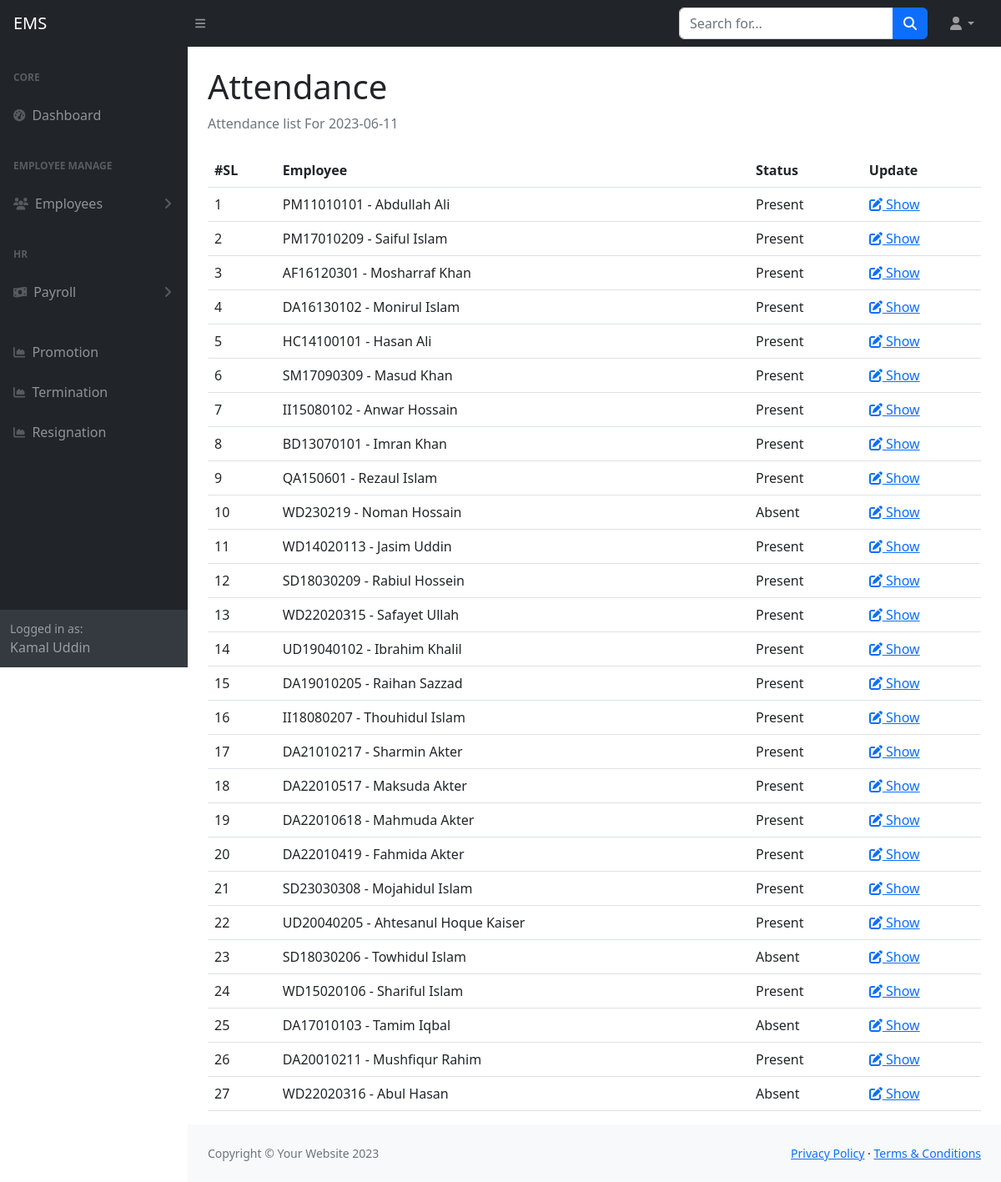
Screenshot of /attendance_show.php?id=2023-06-11 (signed in) with the database file from the repository.
### tables this page shows
CREATE TABLE `tbl_attendance` (
  `id` int(11) NOT NULL,
  `employee_id` int(11) NOT NULL,
  `att_date` date NOT NULL,
  `att_status` int(11) NOT NULL DEFAULT 0 COMMENT '0 Absent,1 Present'
);

CREATE TABLE `tbl_employees` (
  `id` int(50) NOT NULL,
  `first_name` varchar(255) NOT NULL,
  `last_name` varchar(255) NOT NULL,
  `email` varchar(255) NOT NULL,
  `phone` varchar(15) DEFAULT NULL,
  `employee_id` varchar(255) DEFAULT NULL,
  `department_id` int(11) DEFAULT NULL,
  `designation_id` int(11) DEFAULT NULL,
  `joining_date` date DEFAULT NULL,
  `yearly_leave` int(11) NOT NULL,
  `image` varchar(255) DEFAULT NULL,
  `created_at` datetime DEFAULT NULL,
  `created_by` varchar(255) DEFAULT NULL,
  `updated_at` datetime DEFAULT NULL,
  `updated_by` varchar(255) DEFAULT NULL,
  `deleted_at` datetime DEFAULT NULL
);

### include/settings.php (called while the page is built)
<?php
    $base_url="http://localhost/employee/";
    require_once('class/crud.php');
    $mysqli=new crud;
?>

### class/crud.php (called while the page is built, shortened)
<?php
    class crud{
        private $host='localhost';
        private $user='root';
        private $password='';
        private $database='employee';
        private $connection;
        public function __construct(){
            $this->connection=new mysqli($this->host,$this->user,$this->password,$this->database);
        }
        public function common_select_query($sql){
            $result=array();
            $error=false;
            $rs=$this->connection->query($sql);
            if($rs){
                if($rs->num_rows > 0){
                    while($r=$rs->fetch_object()){
                        array_push($result,$r);
                    }
                }
            }else{
                $error=$this->connection->error;
            }
            $return = array('data'=>$result,'error'=>$error);
            return $return;
        }
    }
?>

### attendance_show.php (the view)
<?php require_once('include/header.php') ?>
<?php require_once('include/sidebar.php') ?>
<div class="container-fluid px-4">
    <h1 class="mt-4">Attendance</h1>
    <ol class="breadcrumb mb-4">
        <li class="breadcrumb-item active">Attendance list For <?= $_GET['id'] ?></li>
    </ol>
    <table class="table">
        <tr>
            <th>#SL</th>
            <th>Employee</th>
            <th>Status</th>
            <th>Update</th>
        </tr>
        <?php
                  $data=$mysqli->common_select_query("SELECT tbl_attendance.*,tbl_employees.first_name,tbl_employees.last_name, tbl_employees.employee_id
                  FROM `tbl_attendance`
                  join tbl_employees on tbl_employees.id=tbl_attendance.employee_id
                  where `att_date`='".$_GET['id']."'");
               if(!$data['error']){
                    foreach($data['data'] as $i=>$d){
                ?>
        <tr>
            <td><?= ++$i ?></td>
            <td><?= $d->employee_id ?> - <?= $d->first_name ?> <?= $d->last_name ?></td>
            <td>
                <?= $d->att_status==1?"Present":"Absent" ?>
            </td>
            <td>
                <a title="Update" href="<?= $base_url?>attendance_edit.php?id=<?= $d->id ?>">
                    <i class="fa fa-edit"></i>
                </a>
                <a title="Update" href="<?= $base_url?>attendance_individual_show.php?id=<?= $d->id ?>">Show
                </a>
            </td>
        </tr>
        <?php
        }
                  }
                  ?>
    </table>
</div>
<?php require_once('include/footer.php') ?>

### rows the page displays
tbl_attendance: employee.employee_id "PM11010101", employee.first_name "Abdullah", employee.last_name "Ali", att_status "Present"
tbl_attendance: employee.employee_id "PM17010209", employee.first_name "Saiful", employee.last_name "Islam", att_status "Present"
tbl_attendance: employee.employee_id "AF16120301", employee.first_name "Mosharraf", employee.last_name "Khan", att_status "Present"
tbl_attendance: employee.employee_id "DA16130102", employee.first_name "Monirul", employee.last_name "Islam", att_status "Present"
tbl_attendance: employee.employee_id "HC14100101", employee.first_name "Hasan", employee.last_name "Ali", att_status "Present"
tbl_attendance: employee.employee_id "SM17090309", employee.first_name "Masud", employee.last_name "Khan", att_status "Present"
tbl_attendance: employee.employee_id "II15080102", employee.first_name "Anwar", employee.last_name "Hossain", att_status "Present"
tbl_attendance: employee.employee_id "BD13070101", employee.first_name "Imran", employee.last_name "Khan", att_status "Present"
tbl_attendance: employee.employee_id "QA150601", employee.first_name "Rezaul", employee.last_name "Islam", att_status "Present"
tbl_attendance: employee.employee_id "WD230219", employee.first_name "Noman", employee.last_name "Hossain", att_status "Absent"
tbl_attendance: employee.employee_id "WD14020113", employee.first_name "Jasim", employee.last_name "Uddin", att_status "Present"
tbl_attendance: employee.employee_id "SD18030209", employee.first_name "Rabiul", employee.last_name "Hossein", att_status "Present"
tbl_attendance: employee.employee_id "WD22020315", employee.first_name "Safayet", employee.last_name "Ullah", att_status "Present"
tbl_attendance: employee.employee_id "UD19040102", employee.first_name "Ibrahim", employee.last_name "Khalil", att_status "Present"
tbl_attendance: employee.employee_id "DA19010205", employee.first_name "Raihan", employee.last_name "Sazzad", att_status "Present"
tbl_attendance: employee.employee_id "II18080207", employee.first_name "Thouhidul", employee.last_name "Islam", att_status "Present"
tbl_attendance: employee.employee_id "DA21010217", employee.first_name "Sharmin", employee.last_name "Akter", att_status "Present"
tbl_attendance: employee.employee_id "DA22010517", employee.first_name "Maksuda", employee.last_name "Akter", att_status "Present"
tbl_attendance: employee.employee_id "DA22010618", employee.first_name "Mahmuda", employee.last_name "Akter", att_status "Present"
tbl_attendance: employee.employee_id "DA22010419", employee.first_name "Fahmida", employee.last_name "Akter", att_status "Present"
tbl_attendance: employee.employee_id "SD23030308", employee.first_name "Mojahidul", employee.last_name "Islam", att_status "Present"
tbl_attendance: employee.employee_id "UD20040205", employee.first_name "Ahtesanul Hoque", employee.last_name "Kaiser", att_status "Present"
tbl_attendance: employee.employee_id "SD18030206", employee.first_name "Towhidul", employee.last_name "Islam", att_status "Absent"
tbl_attendance: employee.employee_id "WD15020106", employee.first_name "Shariful", employee.last_name "Islam", att_status "Present"
tbl_attendance: employee.employee_id "DA17010103", employee.first_name "Tamim", employee.last_name "Iqbal", att_status "Absent"
tbl_attendance: employee.employee_id "DA20010211", employee.first_name "Mushfiqur", employee.last_name "Rahim", att_status "Present"
tbl_attendance: employee.employee_id "WD22020316", employee.first_name "Abul", employee.last_name "Hasan", att_status "Absent"

### other values shown
$_SESSION['username'] "Kamal Uddin"
$_GET['id'] "2023-06-11"
